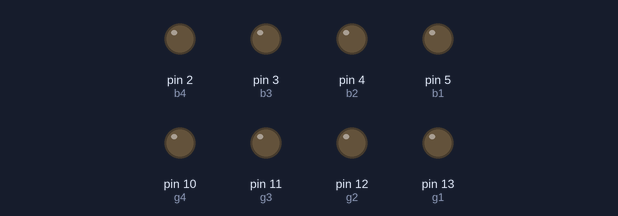
A sketch run on a simulated Arduino Uno, built with avr-gcc and run on an emulated ATmega328P. On the bench: output pins drawn as LEDs (lit = HIGH). Pins used as bus, display or sensor lines are not drawn.

Above: at 0.5 s.
At 1.5 s:
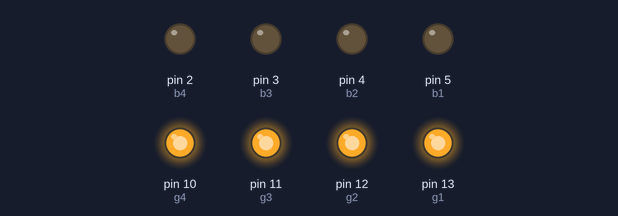
At 5.5 s:
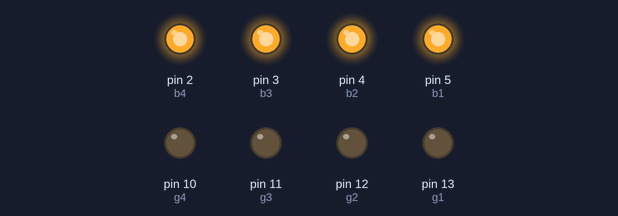
Timing chart, 0 to 6.9 s (numbered marks = the images above):
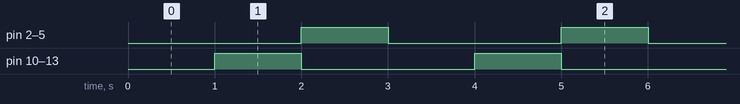

The sketch:

test_leds.ino
```cpp
int r1 = 9;
int g1 = 13;
int b1 = 5;

int r2 = 8;
int g2 = 12;
int b2 = 4;

int r3 = 7;
int g3 = 11;
int b3 = 3;

int r4 = 6;
int g4 = 10;
int b4 = 2;

int testPin = b3;

void setup() {
  pinMode(r1, OUTPUT);
  pinMode(g1, OUTPUT);
  pinMode(b1, OUTPUT);
  pinMode(r2, OUTPUT);
  pinMode(g2, OUTPUT);
  pinMode(b2, OUTPUT);
  pinMode(r3, OUTPUT);
  pinMode(g3, OUTPUT);
  pinMode(b3, OUTPUT);
  pinMode(r4, OUTPUT);
  pinMode(g4, OUTPUT);
  pinMode(b4, OUTPUT);
}

void loop() {
  analogWrite(r1, 0);
  analogWrite(g1, 0);
  analogWrite(b1, 0);
  analogWrite(r2, 0);
  analogWrite(g2, 0);
  analogWrite(b2, 0);
  analogWrite(r3, 0);
  analogWrite(g3, 0);
  analogWrite(b3, 0);
  analogWrite(r4, 0);
  analogWrite(g4, 0);
  analogWrite(b4, 0);
  analogWrite(r1, 255);
  analogWrite(r2, 255);
  analogWrite(r3, 255);
  analogWrite(r4, 255);
  delay(1000);
  analogWrite(r1, 0);
  analogWrite(g1, 0);
  analogWrite(b1, 0);
  analogWrite(r2, 0);
  analogWrite(g2, 0);
  analogWrite(b2, 0);
  analogWrite(r3, 0);
  analogWrite(g3, 0);
  analogWrite(b3, 0);
  analogWrite(r4, 0);
  analogWrite(g4, 0);
  analogWrite(b4, 0);
  analogWrite(g1, 255);
  analogWrite(g2, 255);
  analogWrite(g3, 255);
  analogWrite(g4, 255);
  delay(1000);
  analogWrite(r1, 0);
  analogWrite(g1, 0);
  analogWrite(b1, 0);
  analogWrite(r2, 0);
  analogWrite(g2, 0);
  analogWrite(b2, 0);
  analogWrite(r3, 0);
  analogWrite(g3, 0);
  analogWrite(b3, 0);
  analogWrite(r4, 0);
  analogWrite(g4, 0);
  analogWrite(b4, 0);
  analogWrite(b1, 255);
  analogWrite(b2, 255);
  analogWrite(b3, 255);
  analogWrite(b4, 255);
  delay(1000);
}
```

Measured:
- by itself, pin 2 (b4), pin 3 (b3), pin 4 (b2), pin 5 (b1), pin 10 (g4), pin 11 (g3), pin 12 (g2), pin 13 (g1): alternates HIGH for 1.0 s and LOW for 2.0 s
- by itself, everything shown: repeats every 3.0 s, in 3 steps
